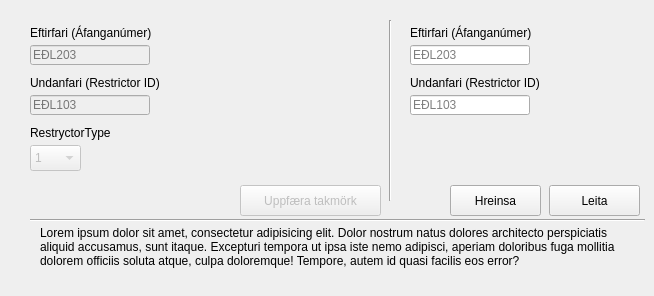
      <widget class="QWidget" name="restrictorsTabUpdate">
       <attribute name="title">
        <string>Takmarka</string>
       </attribute>
       <widget class="QLabel" name="label_137">
        <property name="geometry">
         <rect>
          <x>40</x>
          <y>226</y>
          <width>591</width>
          <height>61</height>
         </rect>
        </property>
        <property name="text">
         <string>Lorem ipsum dolor sit amet, consectetur adipisicing elit. Dolor nostrum natus dolores architecto perspiciatis aliquid accusamus, sunt itaque. Excepturi tempora ut ipsa iste nemo adipisci, aperiam doloribus fuga mollitia dolorem officiis soluta atque, culpa doloremque! Tempore, autem id quasi facilis eos error?</string>
        </property>
        <property name="textFormat">
         <enum>Qt::AutoText</enum>
        </property>
        <property name="scaledContents">
         <bool>false</bool>
        </property>
        <property name="alignment">
         <set>Qt::AlignLeading|Qt::AlignLeft|Qt::AlignTop</set>
        </property>
        <property name="wordWrap">
         <bool>true</bool>
        </property>
       </widget>
       <widget class="QComboBox" name="comboBox_19">
        <property name="enabled">
         <bool>false</bool>
        </property>
        <property name="geometry">
         <rect>
          <x>30</x>
          <y>145</y>
          <width>51</width>
          <height>26</height>
         </rect>
        </property>
        <item>
         <property name="text">
          <string>1</string>
         </property>
        </item>
        <item>
         <property name="text">
          <string>2</string>
         </property>
        </item>
        <item>
         <property name="text">
          <string>3</string>
         </property>
        </item>
       </widget>
       <widget class="Line" name="line_35">
        <property name="geometry">
         <rect>
          <x>30</x>
          <y>210</y>
          <width>615</width>
          <height>20</height>
         </rect>
        </property>
        <property name="orientation">
         <enum>Qt::Horizontal</enum>
        </property>
       </widget>
       <widget class="QPushButton" name="pushButton_30">
        <property name="enabled">
         <bool>false</bool>
        </property>
        <property name="geometry">
         <rect>
          <x>240</x>
          <y>185</y>
          <width>141</width>
          <height>31</height>
         </rect>
        </property>
        <property name="sizePolicy">
         <sizepolicy hsizetype="Minimum" vsizetype="Fixed">
          <horstretch>0</horstretch>
          <verstretch>0</verstretch>
         </sizepolicy>
        </property>
        <property name="layoutDirection">
         <enum>Qt::LeftToRight</enum>
        </property>
        <property name="autoFillBackground">
         <bool>false</bool>
        </property>
        <property name="text">
         <string>Uppfæra takmörk</string>
        </property>
        <property name="autoDefault">
         <bool>false</bool>
        </property>
        <property name="default">
         <bool>true</bool>
        </property>
        <property name="flat">
         <bool>false</bool>
        </property>
       </widget>
       <widget class="QLabel" name="label_139">
        <property name="geometry">
         <rect>
          <x>30</x>
          <y>120</y>
          <width>101</width>
          <height>20</height>
         </rect>
        </property>
        <property name="layoutDirection">
         <enum>Qt::LeftToRight</enum>
        </property>
        <property name="text">
         <string>RestryctorType</string>
        </property>
        <property name="alignment">
         <set>Qt::AlignBottom|Qt::AlignLeading|Qt::AlignLeft</set>
        </property>
       </widget>
       <widget class="QLineEdit" name="lineEdit_48">
        <property name="geometry">
         <rect>
          <x>410</x>
          <y>45</y>
          <width>120</width>
          <height>20</height>
         </rect>
        </property>
        <property name="inputMask">
         <string/>
        </property>
        <property name="text">
         <string/>
        </property>
        <property name="maxLength">
         <number>11</number>
        </property>
        <property name="placeholderText">
         <string>EÐL203</string>
        </property>
       </widget>
       <widget class="QPushButton" name="pushButton_38">
        <property name="geometry">
         <rect>
          <x>549</x>
          <y>185</y>
          <width>91</width>
          <height>31</height>
         </rect>
        </property>
        <property name="text">
         <string>Leita</string>
        </property>
       </widget>
       <widget class="QLabel" name="label_165">
        <property name="geometry">
         <rect>
          <x>410</x>
          <y>20</y>
          <width>151</width>
          <height>20</height>
         </rect>
        </property>
        <property name="text">
         <string>Eftirfari (Áfanganúmer)</string>
        </property>
        <property name="alignment">
         <set>Qt::AlignBottom|Qt::AlignLeading|Qt::AlignLeft</set>
        </property>
       </widget>
       <widget class="Line" name="line_43">
        <property name="geometry">
         <rect>
          <x>380</x>
          <y>20</y>
          <width>20</width>
          <height>181</height>
         </rect>
        </property>
        <property name="orientation">
         <enum>Qt::Vertical</enum>
        </property>
       </widget>
       <widget class="QLineEdit" name="lineEdit_49">
        <property name="geometry">
         <rect>
          <x>410</x>
          <y>95</y>
          <width>120</width>
          <height>20</height>
         </rect>
        </property>
        <property name="inputMask">
         <string/>
        </property>
        <property name="text">
         <string/>
        </property>
        <property name="maxLength">
         <number>11</number>
        </property>
        <property name="placeholderText">
         <string>EÐL103</string>
        </property>
       </widget>
       <widget class="QLabel" name="label_171">
        <property name="geometry">
         <rect>
          <x>410</x>
          <y>70</y>
          <width>171</width>
          <height>20</height>
         </rect>
        </property>
        <property name="text">
         <string>Undanfari (Restrictor ID)</string>
        </property>
        <property name="alignment">
         <set>Qt::AlignBottom|Qt::AlignLeading|Qt::AlignLeft</set>
        </property>
       </widget>
       <widget class="QLabel" name="label_169">
        <property name="geometry">
         <rect>
          <x>30</x>
          <y>20</y>
          <width>161</width>
          <height>20</height>
         </rect>
        </property>
        <property name="text">
         <string>Eftirfari (Áfanganúmer)</string>
        </property>
        <property name="alignment">
         <set>Qt::AlignBottom|Qt::AlignLeading|Qt::AlignLeft</set>
        </property>
       </widget>
       <widget class="QLineEdit" name="lineEdit_46">
        <property name="enabled">
         <bool>false</bool>
        </property>
        <property name="geometry">
         <rect>
          <x>30</x>
          <y>45</y>
          <width>120</width>
          <height>20</height>
         </rect>
        </property>
        <property name="inputMask">
         <string/>
        </property>
        <property name="text">
         <string/>
        </property>
        <property name="maxLength">
         <number>11</number>
        </property>
        <property name="placeholderText">
         <string>EÐL203</string>
        </property>
       </widget>
       <widget class="QLabel" name="label_176">
        <property name="geometry">
         <rect>
          <x>30</x>
          <y>70</y>
          <width>161</width>
          <height>20</height>
         </rect>
        </property>
        <property name="text">
         <string>Undanfari (Restrictor ID)</string>
        </property>
        <property name="alignment">
         <set>Qt::AlignBottom|Qt::AlignLeading|Qt::AlignLeft</set>
        </property>
       </widget>
       <widget class="QLineEdit" name="lineEdit_47">
        <property name="enabled">
         <bool>false</bool>
        </property>
        <property name="geometry">
         <rect>
          <x>30</x>
          <y>95</y>
          <width>120</width>
          <height>20</height>
         </rect>
        </property>
        <property name="inputMask">
         <string/>
        </property>
        <property name="text">
         <string/>
        </property>
        <property name="maxLength">
         <number>11</number>
        </property>
        <property name="placeholderText">
         <string>EÐL103</string>
        </property>
       </widget>
       <widget class="QPushButton" name="pushButton_46">
        <property name="geometry">
         <rect>
          <x>450</x>
          <y>185</y>
          <width>91</width>
          <height>31</height>
         </rect>
        </property>
        <property name="text">
         <string>Hreinsa</string>
        </property>
       </widget>
      </widget>
